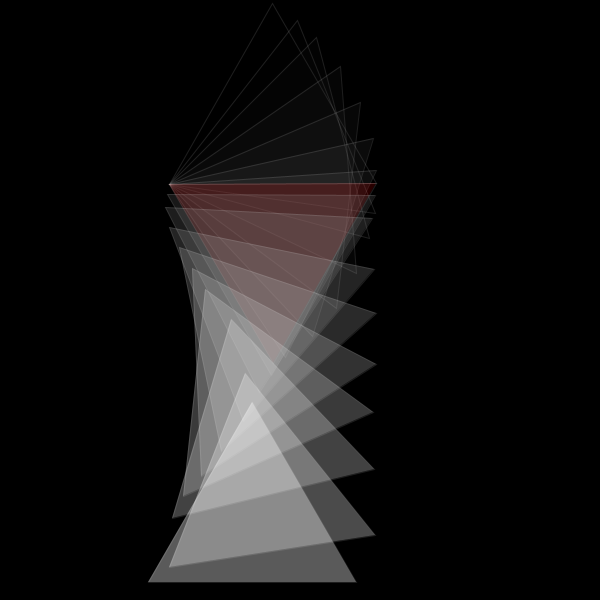
Frame 1 (no input)
Frame 60 (the mouse pressed at the canvas centre just before this capture): identical to frame 1, image omitted
Frame 120 (the mouse held since frame 60 and released just before this capture): identical to frame 1, image omitted

The Processing sketch that drew this single still picture (run headless with seeded random() and noise(); from frame 60 on, the mouse is pressed at the canvas centre):

// Processing sketch: processing_128299
// ── processing_128299.pde

/* This program draws a picture called "Nude Triangle Descending a Staircase"
 using triangle(); and other associated codes.
 Created by Olaf Keller for the Kunstwurfelspiel Academy course:
 "Creating Geometric and Generative Art with Code:
 An Introduction to Processing Software"
 */


void setup() {
  //set size
  size(600, 600);
  //set anti-aliasing on
  smooth();
}

void draw() {
  //set background to black
  background(0);
  //set stroke color to white and alpha 30
  stroke(255, 30);

  //this part of code draws triangles, where every 
  //triangle becomes brighter and less transparent
  fill(15, 5);
  triangle(169, 184, 272, 3, 376, 183);
  fill(30, 10);
  triangle(169, 184, 297, 20, 375, 213);
  fill(45, 15);
  triangle(169, 184, 316, 37, 369, 238);
  fill(60, 20);
  triangle(169, 184, 340, 66, 356, 273);
  fill(75, 25);
  triangle(169, 184, 360, 102, 336, 308);
  fill(90, 30);
  triangle(169, 184, 373, 138, 312, 336);
  fill(105, 35);
  triangle(169, 184, 376, 170, 285, 357);
  //fill this triangle to red and alpha 40
  fill(255, 0, 0, 40);
  triangle(169, 184, 376, 183, 273, 363);
  fill(135, 45);
  triangle(167, 194, 375, 195, 271, 375);
  fill(150, 50);
  triangle(165, 207, 372, 218, 259, 392);
  fill(165, 55);
  triangle(169, 227, 374, 269, 243, 421);
  fill(180, 60);
  triangle(179, 247, 376, 313, 221, 451);
  fill(195, 65);
  triangle(192, 268, 376, 364, 201, 476);
  fill(210, 70);
  triangle(205, 289, 373, 412, 183, 496);
  fill(225, 75);
  triangle(231, 319, 374, 469, 172, 518);
  fill(240, 80);
  triangle(245, 373, 375, 535, 169, 567);
  fill(255, 90);
  triangle(252, 402, 356, 582, 148, 582);
}
